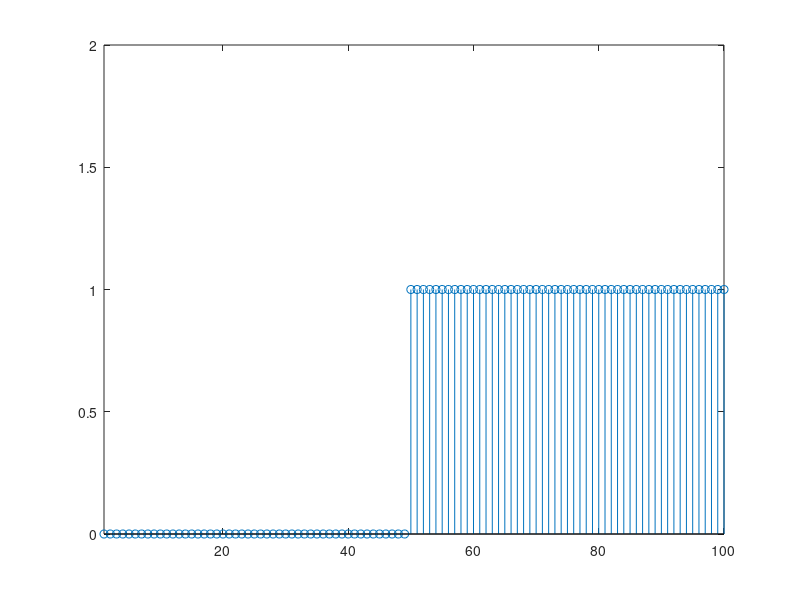
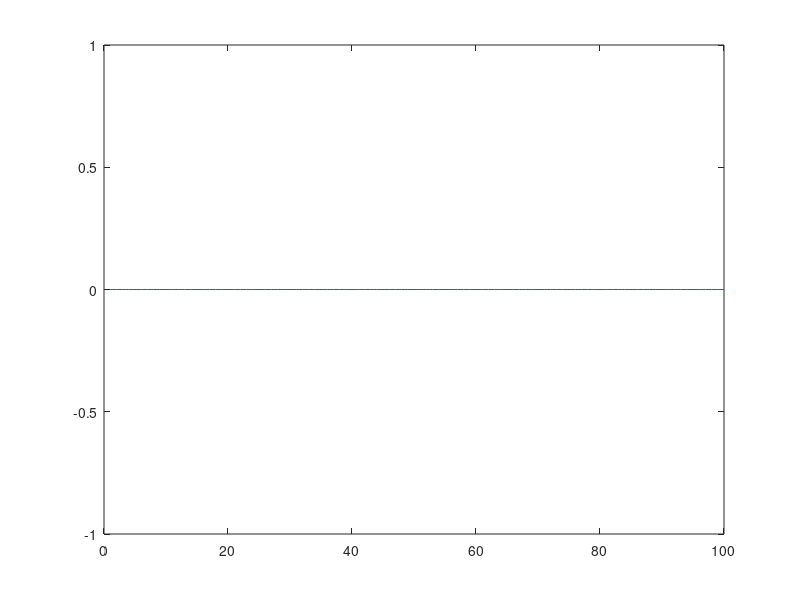

These charts were generated, in order, by the following MATLAB code:
test=1:10
X=zeros(1,100);
X(1,50)=1;
for i=2:99
  H(1,i-1:i+1)=median(X(1,i-1:i+1));
end
Y=uint8(1:100);
hf=figure();
plot(Y,H);
hf1=figure();
XS=zeros(1,100);
XS(1,(51:100))=ones(1,50);
for i=2:99
  HS(1,i-1:i+1)=median(XS(1,i-1:i+1));
end
HS
hf=figure();
stem(Y,HS);
view(0,90)
ylim([0,2]);
xlim([1,100]);
saveas(hf,'stem.pdf');





